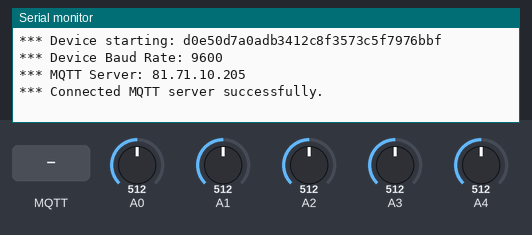
Simulated run of this program. Board: Arduino Uno, built with avr-gcc and run on an emulated ATmega328P. On the bench: the last lines printed to the serial monitor. Inputs (shaded band) come from the test bench; at power-on: A0 = 512, A1 = 512, A2 = 512, A3 = 512, A4 = 512. WiFi joins after 1.5 s; servers stay silent unless stated; no MQTT or app messages arrive unless stated.

Above: at 3.7 s.
3.8 s: MQTT message "1" arrives on the first subscribed topic
At 8.8 s:
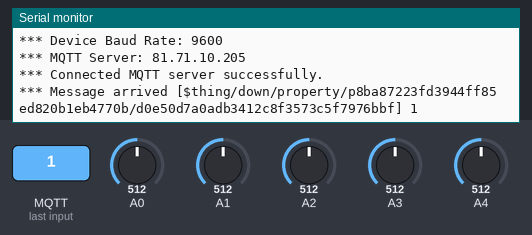
9.1 s: MQTT message "on" arrives on the first subscribed topic
At 13.3 s:
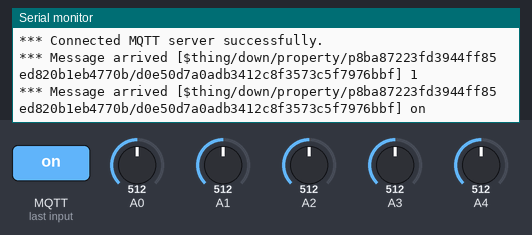
14.1 s: MQTT message "off" arrives on the first subscribed topic
At 18.9 s:
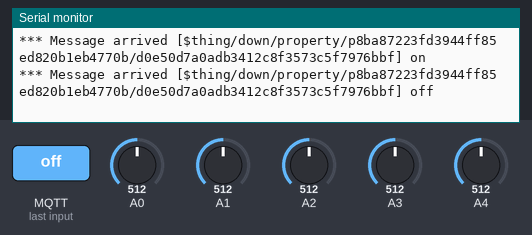
19.2 s: MQTT message "1" arrives on the second subscribed topic
At 23.7 s:
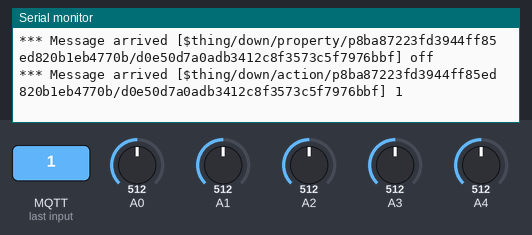
24.2 s: MQTT message "on" arrives on the second subscribed topic
At 28.2 s:
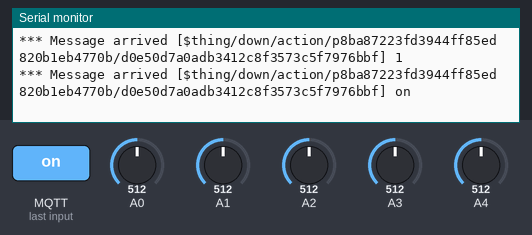
29.3 s: MQTT message "off" arrives on the second subscribed topic
At 33.9 s:
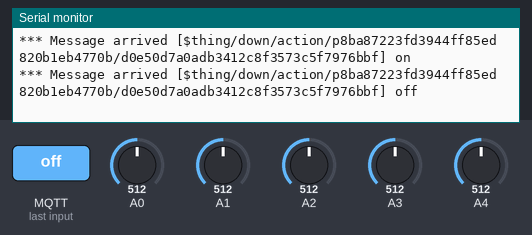

Measured:
- after the input at 3.8 s, the serial monitor: prints a new line after 3.8 s (image 1)
- after the input at 9.1 s, the serial monitor: prints a new line after 3.6 s (image 2)
- after the input at 14.1 s, the serial monitor: prints a new line after 3.6 s (image 3)
- after the input at 19.2 s, the serial monitor: prints a new line after 3.6 s (image 4)
- after the input at 24.2 s, the serial monitor: prints a new line after 3.6 s (image 5)
- after the input at 29.3 s, the serial monitor: prints a new line after 3.6 s (image 6)

The program:

main.cpp
```cpp
#include <SPI.h>
#include <Ethernet.h>
#include <PubSubClient.h>
#include "server_config.h"

byte mac[] = {0xDE, 0xAD, 0xBE, 0xEF, 0xFE, 0xED};

EthernetClient askClient;
PubSubClient client(askClient);

//
void reconnect()
{

  while (!client.connected())
  {

    if (client.connect(CLIENTID, USERNAME, PASSWORD))
    {
      Serial.println("*** Connected MQTT server successfully.");
      client.subscribe(PROPERTY_DOWN, 1);
      client.subscribe(ACTION_DOWN, 1);
    }
    else
    {
      Serial.print("*** Connected MQTT server failed, rc=");
      Serial.print(client.state());
      Serial.println(", try again in 5 seconds");
      delay(5000);
    }
  }
}
void callback(char *topic, byte *payload, unsigned int length)
{
  Serial.print("*** Message arrived [");
  Serial.print(topic);
  Serial.print("] ");
  for (unsigned int i = 0; i < length; i++)
  {
    Serial.print((char)payload[i]);
  }
  Serial.println();
}
//
void setup()
{
  Serial.begin(9600);
  while (Serial.available())
    ;
  Serial.print("*** Device starting: ");
  Serial.println(DEVICEID);
  Serial.print("*** Device Baud Rate: ");
  Serial.println(9600);
  Serial.print("*** MQTT Server: ");
  Serial.println(MQTT_HOST);
  if (Ethernet.begin(mac) == 0)
  {
    Serial.println("Failed to configure Ethernet using DHCP");
    Ethernet.begin(mac);
  }
  delay(1000);
  client.setServer(MQTT_HOST, MQTT_PORT);
  client.setCallback(callback);
}

//
static char json[80];
void loop()
{
  if (!client.connected())
  {
    reconnect();
    return;
  }
  double a0 = analogRead(A0) * (5.0 / 1023.0);
  double a1 = analogRead(A1) * (5.0 / 1023.0);
  double a2 = analogRead(A2) * (5.0 / 1023.0);
  double a3 = analogRead(A3) * (5.0 / 1023.0);
  double a4 = analogRead(A4) * (5.0 / 1023.0);
  sprintf(json, "{\"adc0\":%2f,\"adc1\":%2f,\"adc2\":%2f,\"adc3\":%2f,\"adc4\":%2f}", a0, a1, a2, a3, a4);
  client.publish(PROPERTY_UP, (uint8_t *)json, strlen(json), false);
  client.loop();
  delay(5000);
}
```

server_config.h
```cpp
#ifndef __SERVER_CONFIG_H__
#define __SERVER_CONFIG_H__
//******************NETWORK-CONFIG*****************
// WIFI SSID
#define WIFI_SSID "nilyouth"
// WIFI 密码
#define WIFI_PASSWORD "665544332211"
//******************SERVER-CONFIG******************
// MQTT Server
#define MQTT_HOST "81.71.10.205"
// MQTT 端口
#define MQTT_PORT 1883
//
//********************MQTT-ARGS********************
const char *PRODUCT = "p8ba87223fd3944ff85ed820b1eb4770b";
const char *DEVICEID = "d0e50d7a0adb3412c8f3573c5f7976bbf";
const char *CLIENTID = "d0e50d7a0adb3412c8f3573c5f7976bbf";
const char *USERNAME = "d0e50d7a0adb3412c8f3573c5f7976bbf";
const char *PASSWORD = "2af3d388ab444ed1aa01320e38e90b3a";
//
//********************MQTT-ARGS********************
// 属性上报
const char *PROPERTY_UP = "$thing/up/property/p8ba87223fd3944ff85ed820b1eb4770b/d0e50d7a0adb3412c8f3573c5f7976bbf";
// 属性下发
const char *PROPERTY_DOWN = "$thing/down/property/p8ba87223fd3944ff85ed820b1eb4770b/d0e50d7a0adb3412c8f3573c5f7976bbf";
// 属性回复
const char *PROPERTY_REPLY = "$thing/property/reply/p8ba87223fd3944ff85ed820b1eb4770b/d0e50d7a0adb3412c8f3573c5f7976bbf";
// 属性下发
const char *ACTION_DOWN = "$thing/down/action/p8ba87223fd3944ff85ed820b1eb4770b/d0e50d7a0adb3412c8f3573c5f7976bbf";
// 动作回复
const char *ACTION_REPLY = "$thing/action/reply/p8ba87223fd3944ff85ed820b1eb4770b/d0e50d7a0adb3412c8f3573c5f7976bbf";
#endif
```
